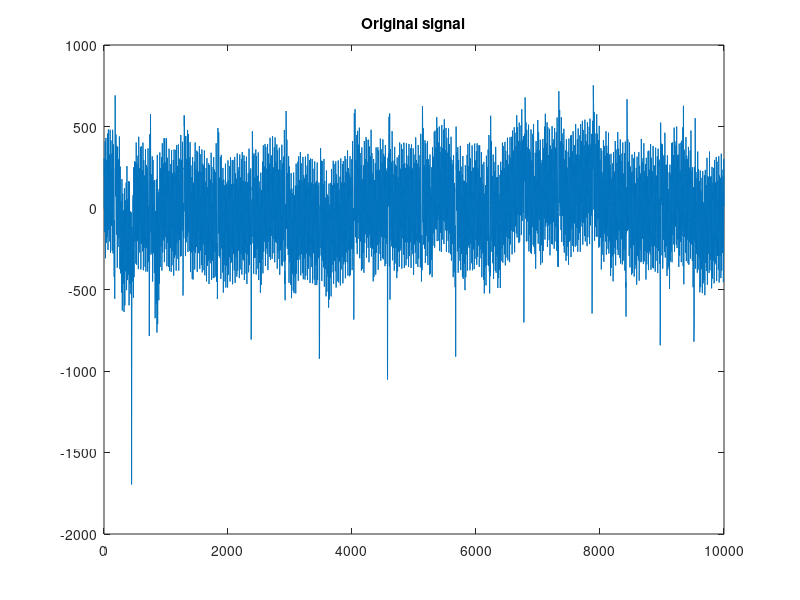
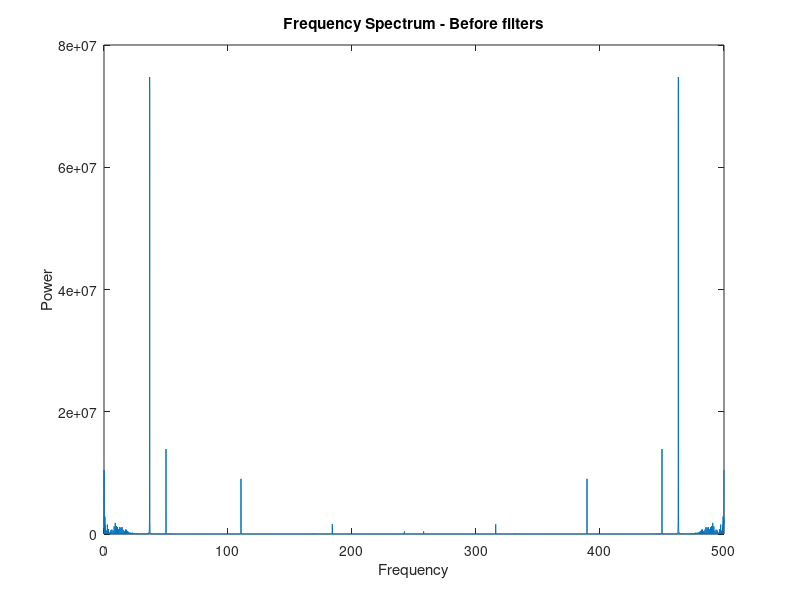
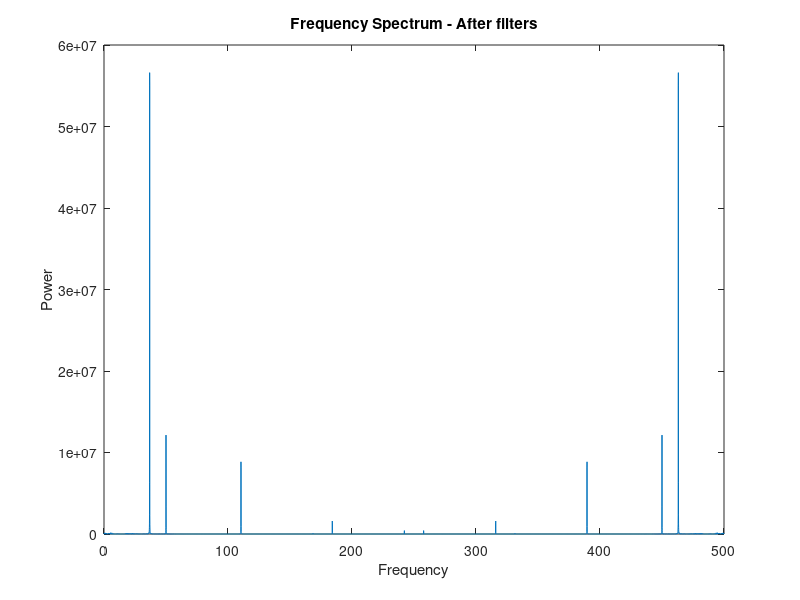
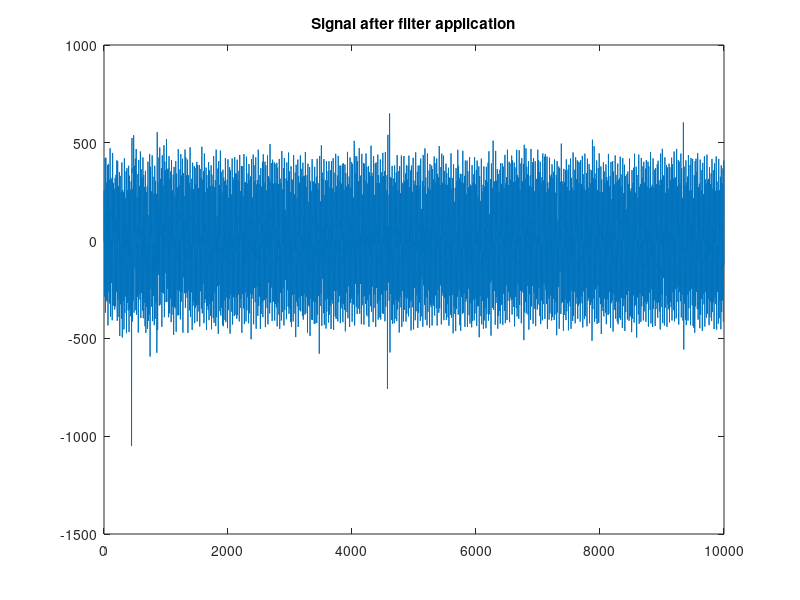

Recreate these plots in MATLAB, in order.
clc; clear all; close all;

load('EKG3channels_sinus.mat')
x = x(1,:);
x_orig = x;
plot(x)
title('Original signal')


%% Plot frequency spectrum 
fs = 500;
n = length(x);
f = (0:n-1)*(fs/n);
y = fft(x);
power = abs(y).^2/n;

figure()
plot(f, power)
xlabel('Frequency')
ylabel('Power')
title('Frequency Spectrum - Before filters')

%% Applying notch filters
% fnotch = 0.05
% bandwidth = 2
load("EKG3channels_sinus_filter1.mat")
x = filter(Num, Den, x);

% fnotch = 0.75
% bandwidth = 2
load("EKG3channels_sinus_filter2.mat")
x = filter(Num, Den, x);

% fnotch = 2.75
% Q = 0.5
load("EKG3channels_sinus_filter3.mat")
x = filter(Num, Den, x);

% fnotch = 9.1
% Q = 0.5
load("EKG3channels_sinus_filter4.mat")
x = filter(Num, Den, x);

% fnotch = 14.55
% Q = 0.5
load("EKG3channels_sinus_filter5.mat")
x = filter(Num, Den, x);

%% Plot frequency spectrum after filter application
n = length(x);
f = (0:n-1)*(fs/n);
y = fft(x);
power = abs(y).^2/n;

figure()
plot(f, power)
xlabel('Frequency')
ylabel('Power')
title('Frequency Spectrum - After filters')

%% Plot signal after filter application
figure()
plot(x)
title('Signal after filter application')

%% Plot signal before and after filter into single graph
figure()
plot(x)
hold on
plot(x_orig)
legend('filtered', 'original')
title('Original to filtered signal comparison')
hold off